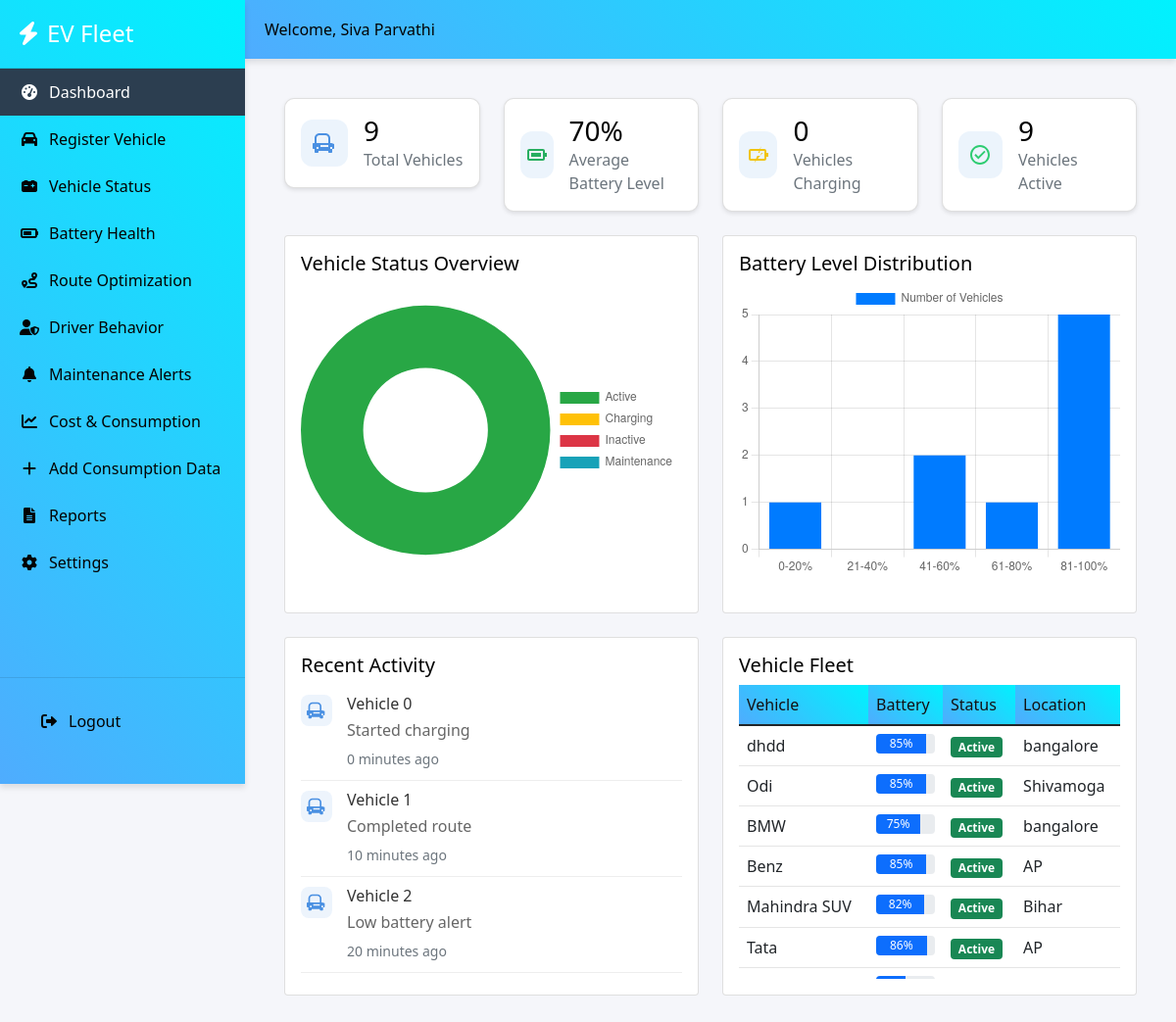
The page /dashboard (signed in) on the database its author committed.
### app.py (models this page shows)
class Vehicle(db.Model):
    id = db.Column(db.Integer, primary_key=True)
    vehicle_name = db.Column(db.String(100), nullable=False)
    vehicle_number = db.Column(db.String(50), unique=True, nullable=False)
    owner_name = db.Column(db.String(100), nullable=False)
    battery_status = db.Column(db.Integer, nullable=False)
    location = db.Column(db.String(200), nullable=False)
    speed = db.Column(db.Float, nullable=False)

### app.py (the view, shortened to what this page needs)
@app.route('/dashboard')
def dashboard():
    if not session.get('logged_in'):
        return redirect(url_for('login'))
    try:
        vehicles = Vehicle.query.all()
        total_vehicles = len(vehicles)
        battery_levels = [v.battery_status for v in vehicles]
        avg_battery_level = round(sum(battery_levels) / total_vehicles)
        vehicles_charging = sum(1 for v in vehicles if v.battery_status < 20)
        vehicles_active = sum(1 for v in vehicles if v.speed > 0)
        status_data = [
            sum(1 for v in vehicles if v.speed > 0),  # Active
            sum(1 for v in vehicles if v.battery_status < 20),  # Charging
            sum(1 for v in vehicles if v.speed == 0 and v.battery_status >= 20),  # Inactive
            sum(1 for v in vehicles if v.battery_status < 10)  # Maintenance
        ]
        battery_distribution = [
            sum(1 for v in vehicles if 0 <= v.battery_status <= 20),
            sum(1 for v in vehicles if 21 <= v.battery_status <= 40),
            sum(1 for v in vehicles if 41 <= v.battery_status <= 60),
            sum(1 for v in vehicles if 61 <= v.battery_status <= 80),
            sum(1 for v in vehicles if 81 <= v.battery_status <= 100)
        ]
        vehicles_data = []
        for vehicle in vehicles:
            status = 'Active' if vehicle.speed > 0 else 'Charging' if vehicle.battery_status < 20 else 'Inactive'
            vehicles_data.append({
                'vehicle_name': vehicle.vehicle_name,
                'battery_status': vehicle.battery_status,
                'status': status,
                'location': vehicle.location
            })
        recent_activities = []
        for i in range(5):
            activity = {
                'vehicle_id': i,
                'message': ['Started charging', 'Completed route', 'Low battery alert', 'Maintenance required'][i % 4],
                'time_ago': f'{i*10} minutes ago'
            }
            recent_activities.append(activity)
        return render_template('index.html',
            total_vehicles=total_vehicles,
            avg_battery_level=avg_battery_level,
            vehicles_charging=vehicles_charging,
            vehicles_active=vehicles_active,
            status_data=status_data,
            battery_distribution=battery_distribution,
            vehicles=vehicles_data,
            recent_activities=recent_activities
        )
    except Exception as e:
        print(f"Error in dashboard: {str(e)}")
        return render_template('index.html',
            error="Error generating dashboard visualizations",
            total_vehicles=0,
            avg_battery_level=0,
            vehicles_charging=0,
            vehicles_active=0,
            status_data=[],
            battery_distribution=[],
            vehicles=[],
            recent_activities=[]
        )

### templates/index.html (shortened to what this page needs)
{% extends 'base.html' %}
{% block content %}
<div class="container-fluid dashboard-container">
    <div class="row mb-4">
        <div class="col-md-3">
            <div class="card summary-card">
                <div class="card-body d-flex align-items-center">
                    <div class="icon-container me-3">
                        <img src="{{ url_for('static', filename='images/car.svg') }}" alt="Vehicle Icon" class="summary-icon">
                    </div>
                    <div>
                        <h3 class="card-title mb-0">{{ total_vehicles }}</h3>
                        <p class="card-text text-muted">Total Vehicles</p>
                    </div>
                </div>
            </div>
        </div>
        <div class="col-md-3">
            <div class="card summary-card">
                <div class="card-body d-flex align-items-center">
                    <div class="icon-container me-3">
                        <img src="{{ url_for('static', filename='images/battery.svg') }}" alt="Battery Icon" class="summary-icon">
                    </div>
                    <div>
                        <h3 class="card-title mb-0">{{ avg_battery_level }}%</h3>
                        <p class="card-text text-muted">Average Battery Level</p>
                    </div>
                </div>
            </div>
        </div>
        <div class="col-md-3">
            <div class="card summary-card">
                <div class="card-body d-flex align-items-center">
                    <div class="icon-container me-3">
                        <img src="{{ url_for('static', filename='images/charging.svg') }}" alt="Charging Icon" class="summary-icon">
                    </div>
                    <div>
                        <h3 class="card-title mb-0">{{ vehicles_charging }}</h3>
                        <p class="card-text text-muted">Vehicles Charging</p>
                    </div>
                </div>
            </div>
        </div>
        <div class="col-md-3">
            <div class="card summary-card">
                <div class="card-body d-flex align-items-center">
                    <div class="icon-container me-3">
                        <img src="{{ url_for('static', filename='images/active.svg') }}" alt="Active Icon" class="summary-icon">
                    </div>
                    <div>
                        <h3 class="card-title mb-0">{{ vehicles_active }}</h3>
                        <p class="card-text text-muted">Vehicles Active</p>
                    </div>
                </div>
            </div>
        </div>
    </div>
    <div class="row mb-4">
        <div class="col-md-6">
            <div class="card">
                <div class="card-body">
                    <h5 class="card-title">Vehicle Status Overview</h5>
                    <div class="chart-container">
                        <canvas id="statusChart"></canvas>
                    </div>
                </div>
            </div>
        </div>
        <div class="col-md-6">
            <div class="card">
                <div class="card-body">
                    <h5 class="card-title">Battery Level Distribution</h5>
                    <div class="chart-container">
                        <canvas id="batteryChart"></canvas>
                    </div>
                </div>
            </div>
        </div>
    </div>
    <div class="row">
        <div class="col-md-6">
            <div class="card">
                <div class="card-body">
                    <h5 class="card-title">Recent Activity</h5>
                    <div class="activity-list">
                        {% for activity in recent_activities %}
                        <div class="activity-item">
                            <div class="activity-icon">
                                <img src="{{ url_for('static', filename='images/car-small.svg') }}" alt="Vehicle Icon">
                            </div>
                            <div class="activity-content">
                                <h6>Vehicle {{ activity.vehicle_id }}</h6>
                                <p>{{ activity.message }}</p>
                                <small class="text-muted">{{ activity.time_ago }}</small>
                            </div>
                        </div>
                        {% endfor %}
                    </div>
                </div>
            </div>
        </div>
        <div class="col-md-6">
            <div class="card">
                <div class="card-body">
                    <h5 class="card-title">Vehicle Fleet</h5>
                    <div class="table-responsive">
                        <table class="table table-hover">
                            <thead>
                                <tr>
                                    <th>Vehicle</th>
                                    <th>Battery</th>
                                    <th>Status</th>
                                    <th>Location</th>
                                </tr>
                            </thead>
                            <tbody>
                                {% for vehicle in vehicles %}
                                <tr>
                                    <td>{{ vehicle.vehicle_name }}</td>
                                    <td>
                                        <div class="progress">
                                            <div class="progress-bar" role="progressbar"
                                                 style="width: {{ vehicle.battery_status }}%"
                                                 aria-valuenow="{{ vehicle.battery_status }}"
                                                 aria-valuemin="0"
                                                 aria-valuemax="100">{{ vehicle.battery_status }}%</div>
                                        </div>
                                    </td>
                                    <td>
                                        <span class="badge bg-{{ 'success' if vehicle.status == 'Active' else 'warning' }}">
                                            {{ vehicle.status }}
                                        </span>
                                    </td>
                                    <td>{{ vehicle.location }}</td>
                                </tr>
                                {% endfor %}
                            </tbody>
                        </table>
                    </div>
                </div>
            </div>
        </div>
    </div>
</div>
{% endblock %}
{% block scripts %}
<script>
// Status Chart
const statusCtx = document.getElementById('statusChart').getContext('2d');
new Chart(statusCtx, {
    type: 'doughnut',
    data: {
        labels: ['Active', 'Charging', 'Inactive', 'Maintenance'],
        datasets: [{
            data: {{ status_data|tojson|safe }},
            backgroundColor: ['#28a745', '#ffc107', '#dc3545', '#17a2b8'],
            borderWidth: 0
        }]
    },
    options: {
        responsive: true,
        maintainAspectRatio: false,
        plugins: {
            legend: {
                position: 'right'
            }
        }
    }
});
// Battery Distribution Chart
const batteryCtx = document.getElementById('batteryChart').getContext('2d');
new Chart(batteryCtx, {
    type: 'bar',
    data: {
        labels: ['0-20%', '21-40%', '41-60%', '61-80%', '81-100%'],
        datasets: [{
            label: 'Number of Vehicles',
            data: {{ battery_distribution|tojson|safe }},
            backgroundColor: '#007bff',
            borderWidth: 0
        }]
    },
    options: {
        responsive: true,
        maintainAspectRatio: false,
        scales: {
            y: {
                beginAtZero: true,
                ticks: {
                    stepSize: 1
                }
            }
        }
    }
});
</script>
{% endblock %}

### static/css/style.css (style rules this page uses)
:root { --primary-color: #4a90e2; --secondary-color: #2c3e50; --success-color: #27ae60; --warning-color: #f39c12; --danger-color: #e74c3c; --background-color: #f5f6fa; --card-background: #ffffff; --text-primary: rgb(3, 3, 3); --text-secondary: #7f8c8d; --shadow: 0 4px 6px rgba(0, 0, 0, 0.1); --border-radius: 10px; --sidebar-width: 250px; --sidebar-collapsed-width: 70px; --topbar-height: 60px; --gradient-primary: linear-gradient(45deg, #4facfe, #00f2fe); --gradient-secondary: linear-gradient(45deg, #f39c12, #e74c3c); --gradient-three: linear-gradient(135deg, #ffffff, #ffecb3); }
body { background-color: var(--background-color); color: var(--text-primary); font-family: 'Segoe UI','Segoe UI Emoji', 'Noto Color Emoji', 'Apple Color Emoji', Tahoma, Geneva, Verdana, sans-serif; margin: 0; padding: 0; overflow-x: hidden; }
.chart-container { position: relative; height: 300px; width: 100%; margin-bottom: 20px; }
table { width: 100%; border-collapse: collapse; }
th, td { padding: 12px 15px; text-align: left; border-bottom: 1px solid rgba(0,0,0,0.1); }
th { background: var(--gradient-primary); color: rgb(19, 18, 18); font-weight: 500; }
.activity-list { max-height: 300px; overflow-y: auto; }
.table-responsive { max-height: 300px; overflow-y: auto; }
th { font-weight: 500; border-bottom: none; }

### templates/index.html (style rules this page uses)
.dashboard-container { padding: 20px; }
.summary-card { border-radius: 10px; box-shadow: 0 2px 4px rgba(0,0,0,0.1); }
.icon-container { width: 48px; height: 48px; display: flex; align-items: center; justify-content: center; border-radius: 12px; background-color: rgba(74, 144, 226, 0.1); }
.summary-icon { width: 24px; height: 24px; }
.activity-icon img { width: 20px; height: 20px; }
.chart-container { height: 300px; position: relative; }
.activity-list { max-height: 300px; overflow-y: auto; }
.activity-item { display: flex; align-items: start; padding: 10px 0; border-bottom: 1px solid #eee; }
.activity-icon { margin-right: 15px; width: 32px; height: 32px; display: flex; align-items: center; justify-content: center; border-radius: 8px; background-color: rgba(74, 144, 226, 0.1); }
.activity-content { flex: 1; }
.activity-content h6 { margin: 0; color: #333; }
.activity-content p { margin: 5px 0; color: #666; }
.progress { height: 20px; }
.table-responsive { max-height: 300px; overflow-y: auto; }

### rows shown on the page
Vehicle: vehicle_name "dhdd", battery_status "85", status "Active", location "bangalore"
Vehicle: vehicle_name "Odi", battery_status "85", status "Active", location "Shivamoga"
Vehicle: vehicle_name "BMW", battery_status "75", status "Active", location "bangalore"
Vehicle: vehicle_name "Benz", battery_status "85", status "Active", location "AP"
Vehicle: vehicle_name "Mahindra SUV", battery_status "82", status "Active", location "Bihar"
Vehicle: vehicle_name "Tata", battery_status "86", status "Active", location "AP"

### other values the page prints
{{ session.get('username', 'User') }} "Siva Parvathi"
{{ total_vehicles }} "9"
{{ avg_battery_level }} "70"
{{ vehicles_charging }} "0"
{{ vehicles_active }} "9"
{{ activity.vehicle_id }} "0" "1" "2"
{{ activity.message }} "Started charging" "Completed route" "Low battery alert"
{{ activity.time_ago }} "0 minutes ago" "10 minutes ago" "20 minutes ago"
chart data {{ status_data|tojson|safe }} [9, 0, 0, 0]
chart data {{ battery_distribution|tojson|safe }} [1, 0, 2, 1, 5]
